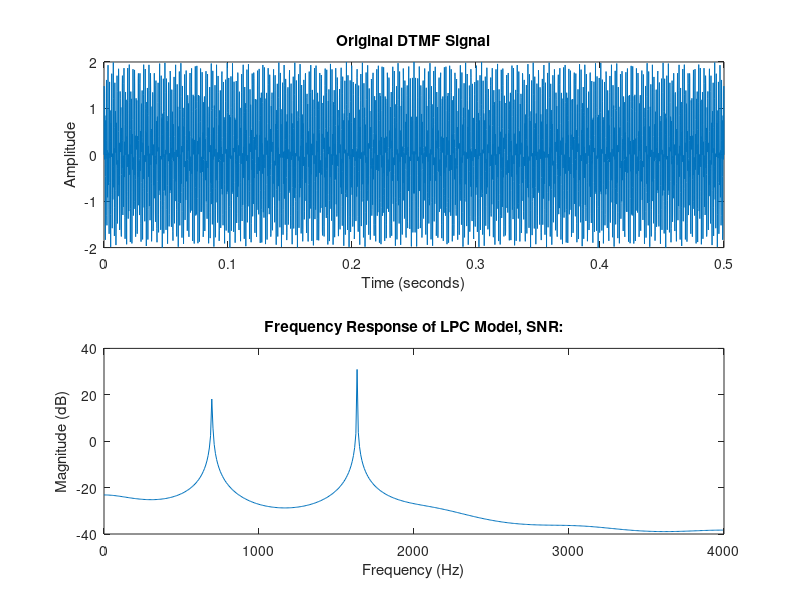

Write the MATLAB code that produced this figure.
fs = 8000;       % sampling frequeny
t = 0:1/fs:0.5;  % signal duration
f1 = 697;        % Frequency component 1
f2 = 1633;       % Frequency component 2
frq = [697, 770, 852, 941, 1209, 1336, 1477, 1633];
% sig gen
dtmf_signal = sin(2*pi*f1*t) + sin(2*pi*f2*t);

% LPC
p = 10;                       % LPC order
[a, g] = lpc(dtmf_signal, p); % LPC parameters
[h, w] = freqz(sqrt(g), a, 512, fs); % Freq response
h_sorted = sort(abs(h), "descend");

SNR = 20*log10( (h_sorted(1) + h_sorted(2)) ...
/(sum(h_sorted) - (h_sorted(1) + h_sorted(2))));

% visualisation
figure;
subplot(2, 1, 1);
plot(t, dtmf_signal);
title('Original DTMF Signal');
xlabel('Time (seconds)');
ylabel('Amplitude');

subplot(2, 1, 2);
plot(w, 20*log10(abs(h)));
title(["Frequency Response of LPC Model, SNR:", SNR]);
xlabel('Frequency (Hz)');
ylabel('Magnitude (dB)');

